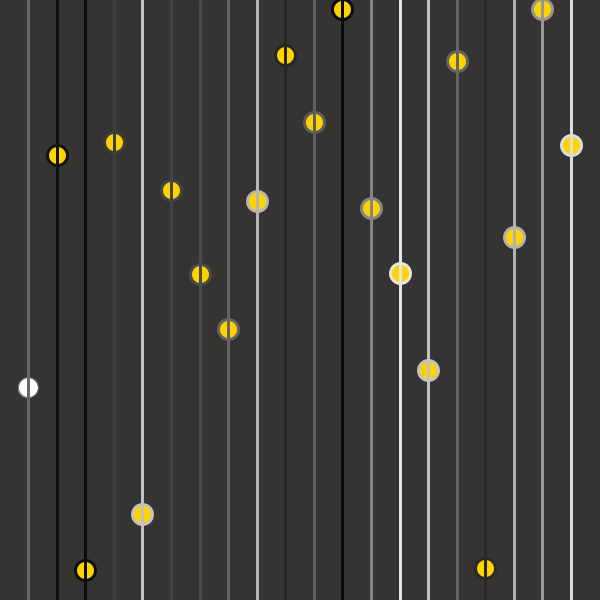
Frame 1 (no input)
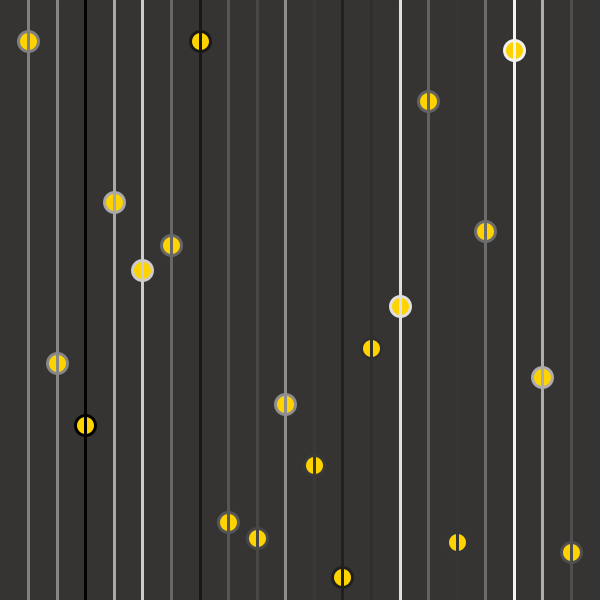
Frame 60 (the mouse pressed at the canvas centre just before this capture)
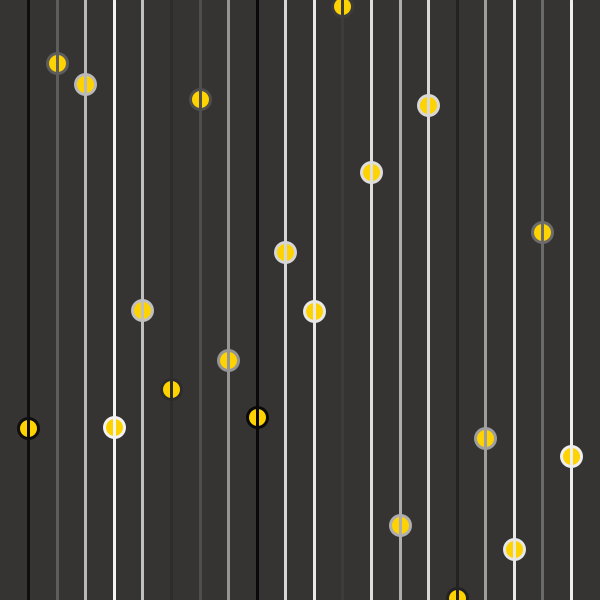
Frame 120 (the mouse held since frame 60 and released just before this capture)

The Processing sketch that drew these frames (run headless with seeded random() and noise(); from frame 60 on, the mouse is pressed at the canvas centre):

// Processing sketch: processing_90485
// ── processing_90485.pde

color[] cool = {#363333, #007C7C, #00C8C8, #FFFFFF, #FFD300};
color [] palette = cool;

int n = 20;
int d = 20;

float[] x = new float[n];
float[] y = new float[n];

void setup() {
    size(600, 600);
    smooth();
    
    for(int q = 0; q < n; q++) {
        x[q] = (q+1) * width/(n+1);
        y[q] = random(height);
        }
    } 

void draw() {
    background(palette[0]);
    
    for (int q = 0 ; q < n; q++) {
        stroke(random(0, 256));
        ellipse(x[q], y[q], d, d);
        
        strokeWeight(3);
        fill(palette[4]);
        line(x[q], 0, x[q], height);
        
        
        y[q] = random(height);
    }
}
